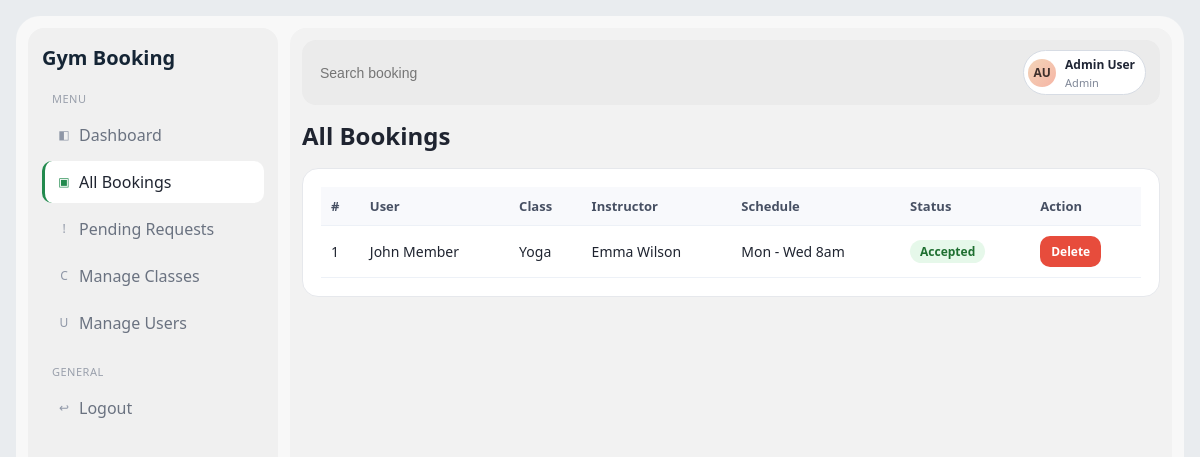
Page /pages/bookings.php (signed in) on the committed database.
### tables this page shows
CREATE TABLE `bookings` (
  `id` int(11) NOT NULL,
  `user_id` int(11) NOT NULL,
  `class_id` int(11) NOT NULL,
  `status` enum('pending','accepted','rejected') DEFAULT 'pending',
  `booking_date` timestamp NOT NULL DEFAULT current_timestamp()
);

CREATE TABLE `users` (
  `id` int(11) NOT NULL,
  `name` varchar(100) NOT NULL,
  `email` varchar(100) NOT NULL,
  `password` varchar(255) NOT NULL,
  `role` enum('user','trainer','admin') DEFAULT 'user',
  `created_at` timestamp NOT NULL DEFAULT current_timestamp()
);

CREATE TABLE `classes` (
  `id` int(11) NOT NULL,
  `class_name` varchar(100) NOT NULL,
  `instructor` varchar(100) NOT NULL,
  `schedule` varchar(100) NOT NULL,
  `capacity` int(11) DEFAULT 20
);

### includes/auth.php (called while the page is built, shortened)
<?php
function userInitials(string $name): string {
    $parts = preg_split('/\s+/', trim($name));
    $first = strtoupper(substr($parts[0], 0, 1));
    $second = isset($parts[1]) ? strtoupper(substr($parts[1], 0, 1)) : strtoupper(substr($parts[0], 1, 1));
    return trim($first . $second) ?: 'GU';
}
?>

### pages/bookings.php (the view, shortened to what this page needs)
<?php
require '../includes/auth.php';
$pdo = getDB();
$role = $_SESSION['role'];
$initials = userInitials($_SESSION['user_name'] ?? 'Gym User');
if ($role === 'admin') {
    $stmt = $pdo->query("SELECT b.id, u.name, c.class_name, c.instructor, c.schedule, b.status
                         FROM bookings b
                         JOIN users u ON u.id = b.user_id
                         JOIN classes c ON c.id = b.class_id
                         ORDER BY b.booking_date DESC");
}
$bookings = $stmt->fetchAll();
?>
<!DOCTYPE html>
<html>
<head>
    <link rel="stylesheet" href="../style.css">
</head>
<body>
<div class="layout">
    <aside class="sidebar">
        <div class="brand">Gym Booking</div>
        <div class="menu-section">Menu</div>
        <a class="menu-link" data-icon="◧" href="dashboard.php">Dashboard</a>
        <a class="menu-link active" data-icon="▣" href="bookings.php"><?= $role === 'admin' ? 'All Bookings' : 'My Bookings' ?></a>
        <?php if ($role === 'admin'): ?>
            <a class="menu-link" data-icon="!" href="pending_bookings.php">Pending Requests</a>
            <a class="menu-link" data-icon="C" href="manage_classes.php">Manage Classes</a>
            <a class="menu-link" data-icon="U" href="manage_users.php">Manage Users</a>
        <?php endif; ?>
        <div class="menu-section">General</div>
        <a class="menu-link" data-icon="↩" href="../logout.php">Logout</a>
    </aside>
    <main class="content">
        <div class="searchbar">
            <input class="search-input" type="text" placeholder="Search booking" />
            <div class="top-actions">
                <span class="profile-chip">
                    <span class="avatar"><?= htmlspecialchars($initials) ?></span>
                    <span class="profile-meta">
                        <span class="profile-name"><?= htmlspecialchars($_SESSION['user_name']) ?></span><br>
                        <span class="profile-role"><?= ucfirst($role) ?></span>
                    </span>
                </span>
            </div>
        </div>
        <div class="topbar"><h2><?= $role === 'admin' ? 'All Bookings' : 'My Bookings' ?></h2></div>
        <div class="panel">
            <table>
                <tr>
                    <th>#</th>
                    <?php if ($role === 'admin'): ?><th>User</th><?php endif; ?>
                    <th>Class</th>
                    <th>Instructor</th>
                    <th>Schedule</th>
                    <th>Status</th>
                    <th>Action</th>
                </tr>
                <?php foreach ($bookings as $i => $b): ?>
                <tr>
                    <td><?= $i + 1 ?></td>
                    <?php if ($role === 'admin'): ?><td><?= htmlspecialchars($b['name']) ?></td><?php endif; ?>
                    <td><?= htmlspecialchars($b['class_name']) ?></td>
                    <td><?= htmlspecialchars($b['instructor']) ?></td>
                    <td><?= htmlspecialchars($b['schedule']) ?></td>
                    <td><span class="badge badge-<?= htmlspecialchars($b['status']) ?>"><?= ucfirst($b['status']) ?></span></td>
                    <td>
                        <a class="btn btn-danger btn-sm" href="bookings.php?delete=<?= $b['id'] ?>" onclick="return confirm('Delete this booking?')">Delete</a>
                    </td>
                </tr>
                <?php endforeach; ?>
            </table>
        </div>
    </main>
</div>
</body>
</html>

### style.css (style rules this page uses)
* { box-sizing: border-box; }
body { margin: 0; font-family: "Segoe UI", Arial, sans-serif; background: #e9ecef; color: #1f2430; }
a { color: inherit; text-decoration: none; }
.layout { min-height: calc(100vh - 32px); display: flex; background: #f8f8f8; margin: 16px; border-radius: 24px; padding: 12px; gap: 12px; }
.sidebar { width: 250px; background: #f0f0f0; color: #68707f; padding: 16px 14px; border-radius: 16px; }
.brand { color: #152535; font-size: 20px; font-weight: 700; margin-bottom: 18px; }
.menu-section { margin: 20px 10px 8px; font-size: 11px; color: #9aa0ac; letter-spacing: 0.5px; text-transform: uppercase; }
.menu-link { display: flex; align-items: center; gap: 8px; padding: 10px 12px; border-radius: 10px; margin-bottom: 5px; color: #6a7280; border-left: 3px solid transparent; }
.menu-link:hover, .menu-link.active { background: #ffffff; color: #1f2430; border-left-color: #228a4e; }
.menu-link::before { content: attr(data-icon); width: 14px; height: 14px; border-radius: 4px; color: #8e96a6; font-size: 12px; line-height: 14px; text-align: center; }
.menu-link.active::before { color: #228a4e; }
.content { flex: 1; padding: 12px; background: #f2f2f2; border-radius: 16px; }
.searchbar { background: #ebebeb; border-radius: 14px; padding: 10px 14px; display: flex; justify-content: space-between; align-items: center; margin-bottom: 14px; }
.search-input { flex: 1; margin: 0; border: none; background: transparent; box-shadow: none; padding: 6px 4px; }
.top-actions { display: flex; gap: 10px; align-items: center; }
.profile-chip { display: flex; align-items: center; gap: 9px; background: #fff; border: 1px solid #d7dce4; border-radius: 999px; padding: 4px 10px 4px 4px; }
.avatar { width: 28px; height: 28px; border-radius: 50%; background: linear-gradient(135deg, #f2d4b8, #f6b5a5); color: #3e2f2b; font-size: 12px; font-weight: 700; display: inline-flex; align-items: center; justify-content: center; }
.profile-meta { line-height: 1.1; }
.profile-name { font-size: 12px; font-weight: 600; color: #202635; }
.profile-role { font-size: 11px; color: #7f8797; }
.topbar { display: flex; justify-content: space-between; align-items: center; margin-bottom: 16px; }
.topbar h2 { margin: 0; }
.panel { background: #ffffff; border-radius: 16px; padding: 18px; border: 1px solid #e6e8ec; margin-bottom: 16px; }
input, select { width: 100%; padding: 11px 12px; border: 1px solid #d8deea; border-radius: 10px; margin-bottom: 12px; font-size: 14px; background: #fff; }
.btn { border: none; border-radius: 10px; padding: 9px 14px; font-weight: 600; cursor: pointer; display: inline-block; }
.btn-danger { background: #e74c3c; color: #fff; }
.btn-sm { font-size: 12px; padding: 7px 11px; }
table { width: 100%; border-collapse: collapse; }
th, td { text-align: left; padding: 10px; border-bottom: 1px solid #edf1f7; font-size: 14px; }
th { color: #475063; font-size: 13px; background: #f8f9fc; }
.badge { display: inline-block; border-radius: 999px; padding: 3px 10px; font-size: 12px; font-weight: 600; }
.badge-accepted { background: #e6f8ea; color: #1f6f31; }

### rows in the picture
bookings: user.name "John Member", class.class_name "Yoga", class.instructor "Emma Wilson", class.schedule "Mon - Wed 8am", status "Accepted"

### other values in the picture
$initials "AU"
$_SESSION['user_name'] "Admin User"
$role "Admin"
